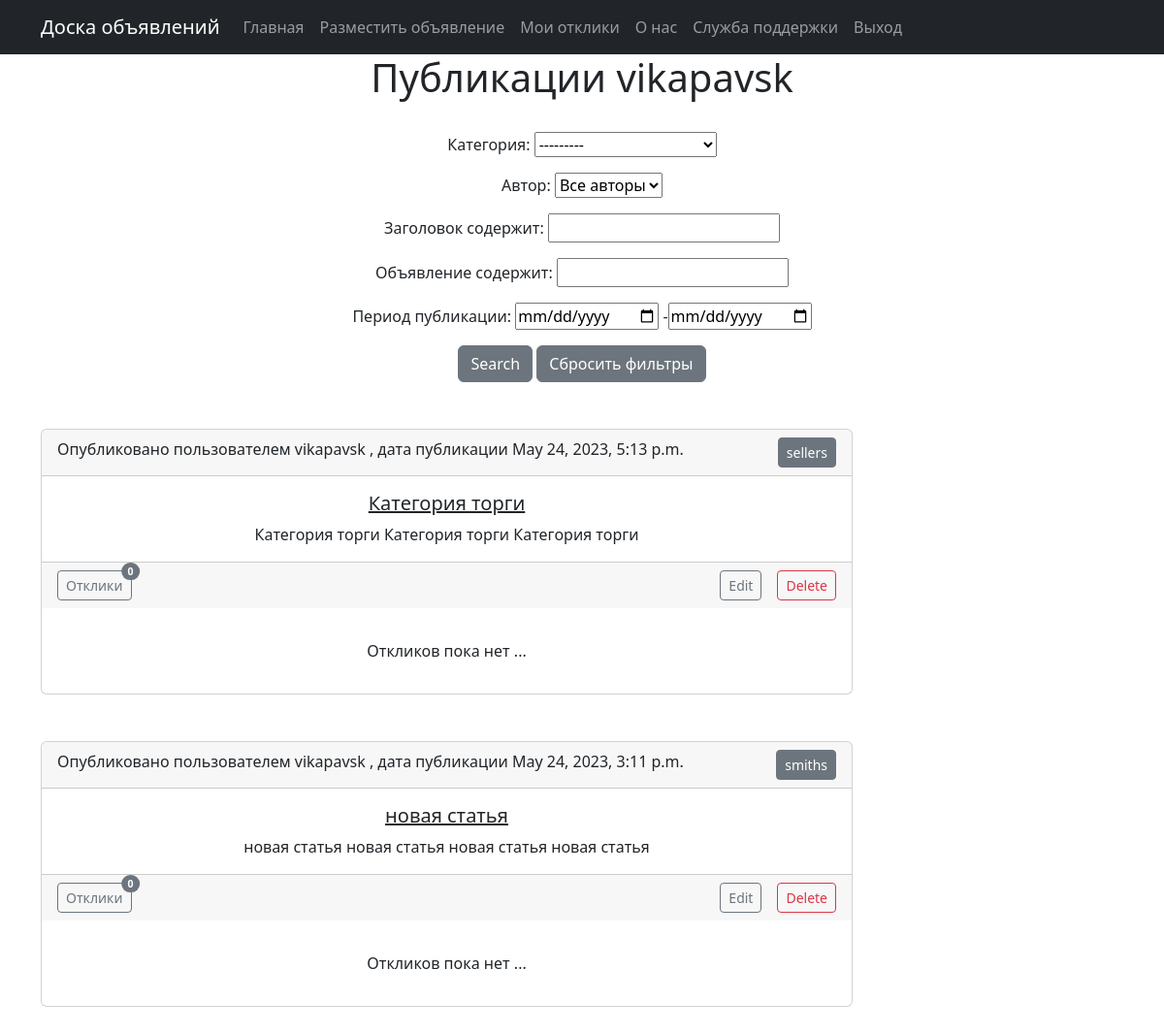
/articlesbyuser/ (signed in), run on the app's committed database.
### advertisement/models.py (models this page shows, shortened)
class Article(models.Model):
    TYPE = (
        ('tanks', 'Танки'),
        ('heals', 'Хилы'),
        ('dd', 'ДД'),
        ('sellers', 'Торговцы'),
        ('guildmasters', 'Гилдмастеры'),
        ('questgivers', 'Квестгиверы'),
        ('smiths', 'Кузнецы'),
        ('tanners', 'Кожевники'),
        ('potions', 'Зельевары'),
        ('spellmasters', 'Мастера заклинаний'),
    )
    author = models.ForeignKey(User, on_delete=models.CASCADE)
    author_id = author.primary_key
    title = models.CharField(max_length=64)
    text = models.TextField()
    publication_date = models.DateTimeField(auto_now_add=True)
    category = models.CharField(max_length=12, choices=TYPE, default='tanks', verbose_name='категория')
    upload = models.FileField(upload_to='uploads/')
    def get_categories():
        cats_list = [
        'Танки',
        'Хилы',
        'ДД',
        'Торговцы',
        'Гилдмастеры',
        'Квестгиверы',
        'Кузнецы',
        'Кожевники',
        'Зельевары',
        'Мастера заклинаний',
        ]
        return cats_list

### advertisement/views.py (the view)
# urls.py: path('articlesbyuser/', ArticlesByUser.as_view(), name='articles_by_user'),
class ArticlesByUser(LoginRequiredMixin, ListView):
    ''' Also applied filter - search responses/comments by author's posts '''
    model = Article
    template_name = 'articles_by_user.html'
    context_object_name = 'articles_by_user'
    ordering = ['-publication_date']
    def get_queryset(self):
        return Article.objects.filter(author=self.request.user).order_by('-publication_date')
    def get_context_data(self, **kwargs):  # забираем отфильтрованные объекты переопределяя метод get_context_data у наследуемого класса
        context = super().get_context_data(**kwargs)
        author = self.request.user
        author_posts = Article.objects.filter(author=author).order_by('-publication_date')
        cats_list = Article.get_categories()
        context['cats_list'] = cats_list
        context['author_posts'] = author_posts
        context['filter'] = ArticleFilter(self.request.GET,
                                       queryset=self.get_queryset())  # вписываем наш фильтр в контекст
        return context

### templates/articles_by_user.html (shortened to what this page needs)
{% extends 'flatpages/default.html' %}
{% block content%}
{% if user.is_authenticated %}
    <h1> Публикации {{ user.username }}</h1>
    <br/>
<form method="GET">
    {{ filter.form.as_p }}
    <input type="submit" value="Search" class="btn btn-secondary" role="button">
    <a class="btn btn-secondary" href="{% url 'articles_by_user'%}" role="button">Сбросить фильтры</a>
</form>
<br/><br/>
    {% for article in filter.qs %}
        <div class="card w-75">
            <div class="card-header">
                <div class="btn-toolbar justify-content-between" role="toolbar" aria-label="Toolbar with button groups">
                    <div class="btn-group btn-group-sm" role="group" aria-label="First group">
                        Опубликовано пользователем {{ article.author.username }} , дата публикации {{ article.publication_date }}
                    </div>
                    <div class="d-grid gap-2 d-md-flex justify-content-md-end btn-group-sm">
                        <a class="btn btn-secondary btn-sm" href="{% url 'category' article.category|slugify %}" role="button">{{ article.category }}</a>
                    </div>
                </div>
            </div>
            <div class="card-body">
                <h5 class="card-title">
                    <a href="{% url 'article_detail' article.pk %}" class="text-dark">{{ article.title }}</a>
                </h5>
                <p class="card-text">{{ article.text|safe|truncatechars:120 }}</p>
            </div>
            <div class="card-footer">
                <div class="btn-toolbar justify-content-between" role="toolbar" aria-label="Toolbar with button groups">
                    <div class="btn-group btn-group-sm" role="group" aria-label="First group">
                        <a class="btn btn-outline-secondary me-md-2 btn-sm" href="{% url 'article_detail' article.pk %}" role="button">
                            Отклики
                            <span class="position-absolute top-0 start-100 translate-middle badge rounded-pill bg-secondary">
                                {{ article.responses.count }}
                            </span>
                        </a>
                    </div>
                    {% if user.is_authenticated %}
                        {% if user.id == article.author.id %}
                            <div class="d-grid gap-2 d-md-flex justify-content-md-end btn-group-sm">
                                <a class="btn btn-outline-secondary me-md-2 btn-sm" href="{% url 'article_update' article.pk %}" role="button">Edit</a>
                                <a class="btn btn-outline-danger btn-sm" href="{% url 'article_delete' article.pk %}" role="button">Delete</a>
                            </div>
                        {% endif %}
                    {% endif %}
                </div>
            </div>
            <div class="card-body">
                {% if not article.responses.all %}
                    Откликов пока нет ...
                {% endif %}
            </div>
        </div>
    {% endfor %}
{% endif %}
{% endblock %}

### data on the page
Article: author.username "vikapavsk", publication_date "May 24, 2023, 5:13 p.m.", category "sellers", title "Категория торги", text "Категория торги Категория торги Категория торги", responses.count "0", shows "Edit", shows "Откликов пока нет ..."
Article: author.username "vikapavsk", publication_date "May 24, 2023, 3:11 p.m.", category "smiths", title "новая статья", text "новая статья новая статья новая статья новая статья", responses.count "0", shows "Edit", shows "Откликов пока нет ..."

### other printed values
{{ user.username }} "vikapavsk"
